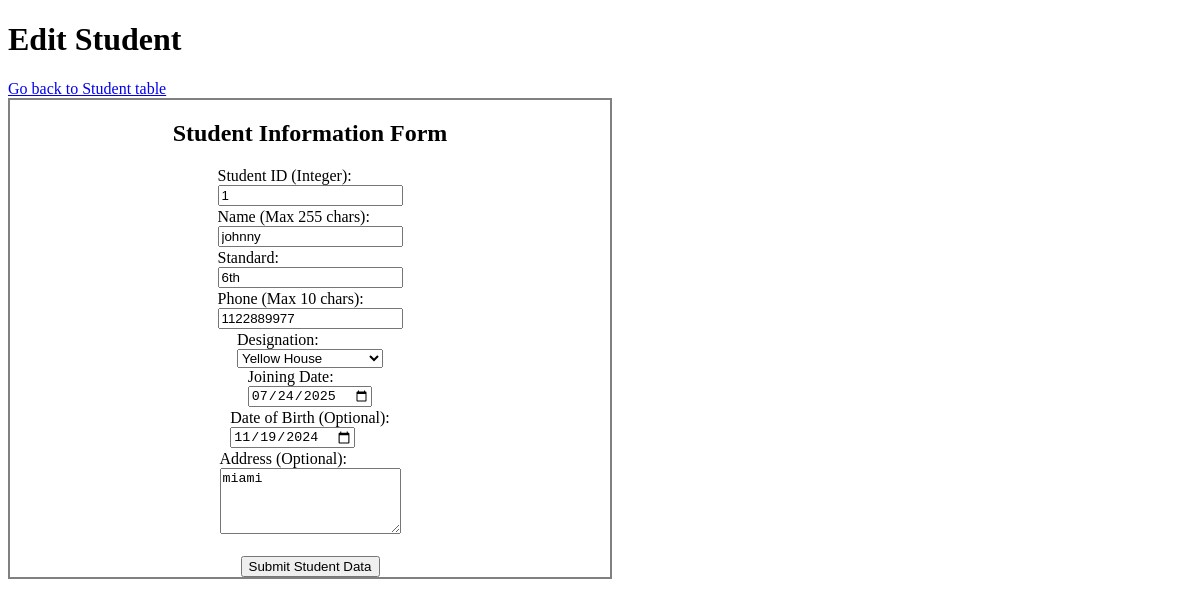
The app's page /student/editstudent/1/ with its own data.
### student/models.py (models this page shows)
class Student(models.Model):
    student_id = models.IntegerField()
    name = models.CharField(max_length=120)
    standard = models.CharField(max_length=20)
    phone = models.CharField(max_length=10)
    school_house = models.CharField(max_length=255, choices=house)
    admission_date = models.DateField()
    dob = models.DateField(blank=True , null=True)
    address = models.TextField(blank=True, null=True)

### student/views.py (the view)
# urls.py: path('editstudent/<int:id>/', views.edit_student),
def edit_student(request, id):
    student= Student.objects.get(id=id)
    house_choices = Student._meta.get_field('school_house').choices
    context = {
        'house_choices': house_choices, # NEW variable for the choices
        'student':student
    }
    return render(request,'student/editstudent.html',context)

### student/templates/student/editstudent.html (shortened to what this page needs)
<!DOCTYPE html>
{% load static %}
<html lang="en">
<head>
    <link rel="stylesheet" href="{% static 'student/css/editstudent.css' %}">
</head>
<body>
    <h1>Edit Student</h1>
    <a href="/student/">Go back to Student table</a><br>
    <form method="POST" id="edit-student-form" action="/student/update/{{student.id}}/" novalidate>
    <h2>Student Information Form</h2>
    <div>
        <label for="student_id">Student ID (Integer):</label><br>
        <input type="number" id="student_id" name="student_id" value="{{student.student_id}}" required>
    </div>
    <div>
        <label for="name">Name (Max 255 chars):</label><br>
        <input type="text" id="name" name="name" maxlength="255" value="{{student.name}}" required>
    </div>
    <div>
        <label for="standard">Standard:</label><br>
        <input type="text" id="standard" name="standard" value="{{student.standard}}" required>
    </div>
    <div>
        <label for="phone">Phone (Max 10 chars):</label><br>
        <input type="tel" id="phone" name="phone" maxlength="10" pattern="[0-9]{10}" value="{{student.phone}}" required>
    </div>
    <div>
        <label for="house_select">Designation:</label><br>
        <select id="house_select" name="school_house" required>
        {% for value, label in house_choices %}
        <option value="{{ value }}" {% if value == student.school_house %} selected {% endif %}>{{ label }}</option>
        {% endfor %}
            </select>
    </div>
    <div>
        <label for="admission_date">Joining Date:</label><br>
        <input type="date" id="admission_date" name="admission_date" value ="{{student.admission_date | date:'Y-m-d'}}" required>
    </div>
    <div>
        <label for="dob">Date of Birth (Optional):</label><br>
        <input type="date" id="dob" name="dob" value ="{{student.dob | date:'Y-m-d'}}">
    </div>
    <div>
        <label for="address">Address (Optional):</label><br>
        <textarea id="address" name="address" rows="4" >{{student.address}}</textarea>
    </div>
    <br>
    <div>
        <button type="submit">Submit Student Data</button>
    </div>
</form>
</body>
</html>

### student/static/student/css/editstudent.css (style rules this page uses)
#edit-student-form { display :flex; flex-direction: column; align-items: center; max-width: 600px; border: 2px solid grey; }
#edit-student-form input { margin-bottom: 2px; }

### records on screen
Student: student_id "1", name "johnny", standard "6th", phone "1122889977", school_house "Yellow House", admission_date "07/24/2025", dob "11/19/2024", address "miami"
